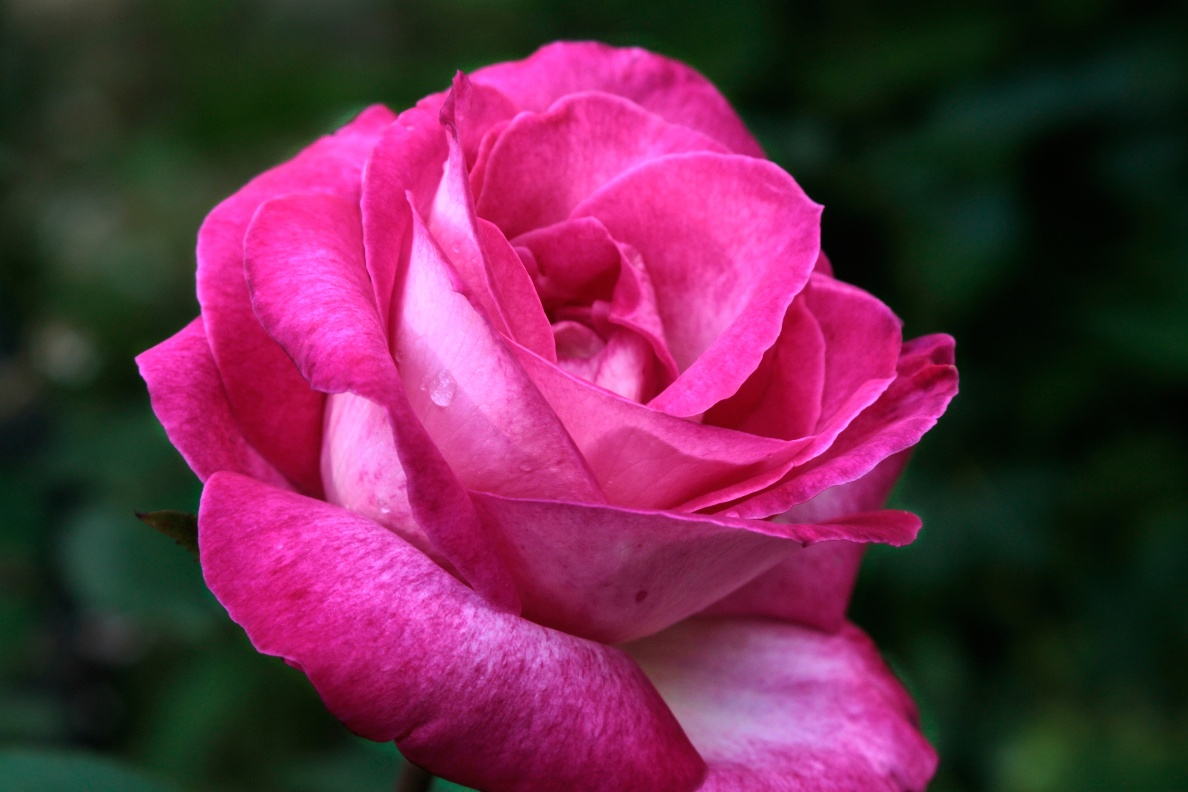
#> input picture CVDLCodeMaster_git/source/ch3/rose.png, 1188 x 792 px, found by its file name
$ python 3-8.py
#> lines starting #> are read from the running program, lines starting #| are printed output that depends on the picture; after the words box and inside, x2 and y2 are one past the last pixel; in counts of white or black regions, pixels touching at a corner belong together
import cv2 as cv

img=cv.imread('source/ch3/rose.png')
#> img is the input picture: shape (792, 1188, 3); mean B, G, R 74.2, 43.7, 103.8
patch=img[250:350,170:270,:]
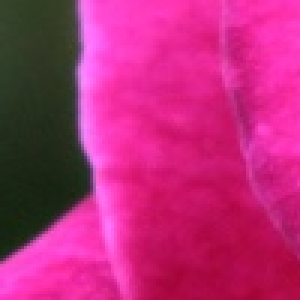
#> patch: shape (100, 100, 3) (shown 3 times larger); mean B, G, R 119.8, 42.9, 183.6

img=cv.rectangle(img,(170,250),(270,350),(255,0,0),3)
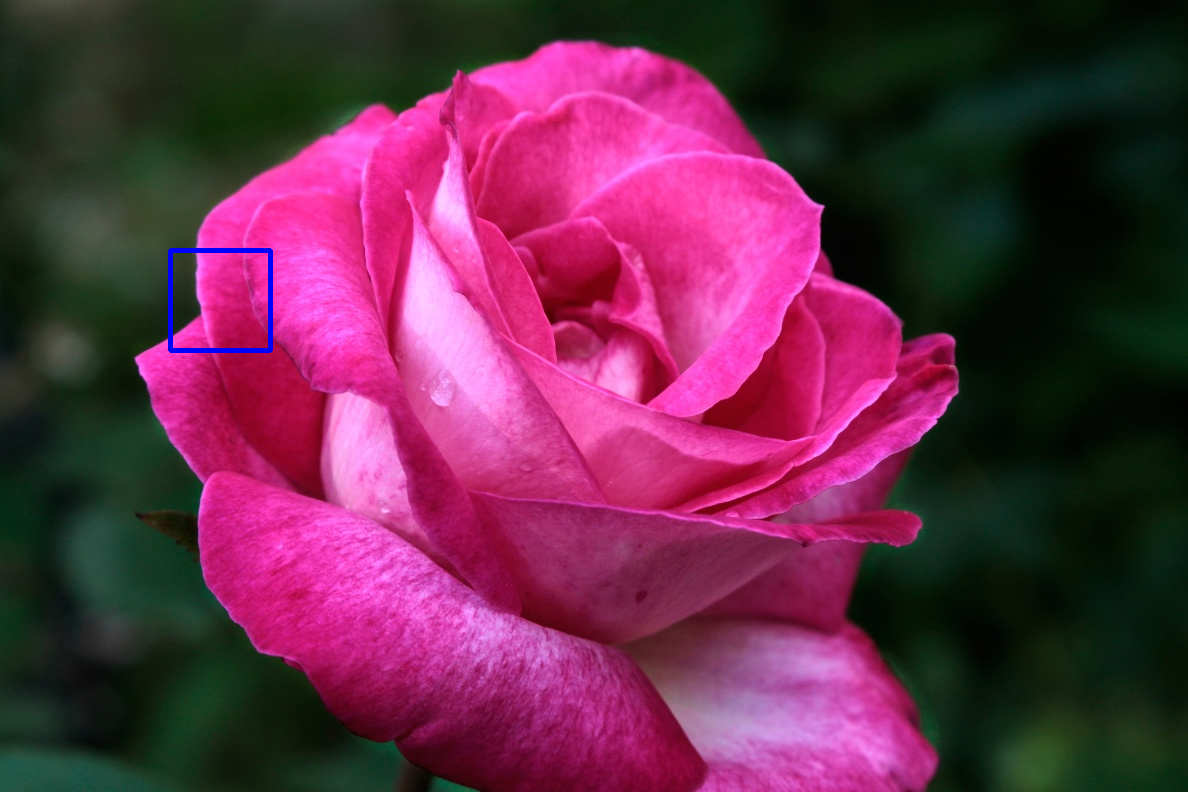
#> img: shape (792, 1188, 3); 0.21% of pixels changed, all inside (x1, y1, x2, y2) = (168, 248, 273, 353)
#?? INTER_NEAREST를 적용한 interpolation
#?? INTER_LINEAR를 적용한 interpolation
#?? INTER_CUBIC을 적용한 interpolation

cv.imshow('Original',img)
#> (the run stopped early here; a loop or call above may not have finished)

$ run again, with CVDLCodeMaster_git/source/ch3/girl_laughing.jpg saved as CVDLCodeMaster_git/source/ch3/rose.png
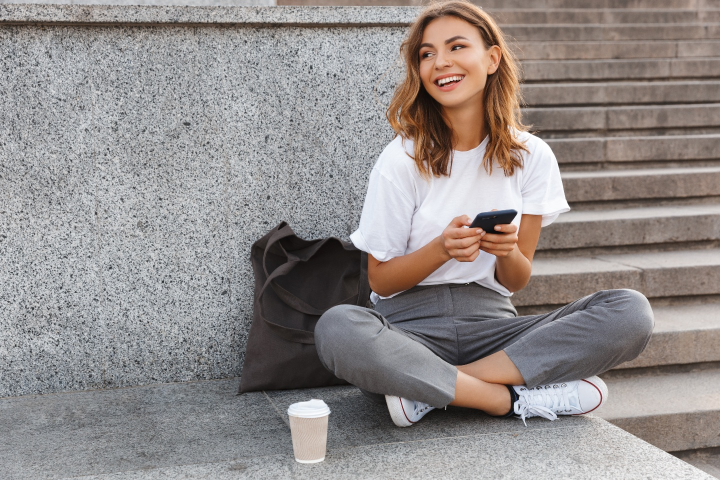
#> input picture CVDLCodeMaster_git/source/ch3/girl_laughing.jpg, 1440 x 960 px, found by its file name (shown at 1/2 size)
#> img is the input picture: shape (960, 1440, 3); mean B, G, R 139.3, 140.7, 146.8
#> `patch=img[250:350,170:270,:]`:
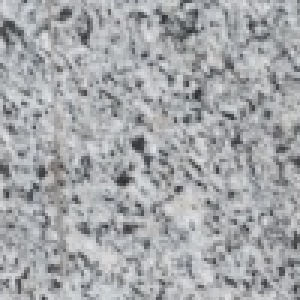
#> patch: shape (100, 100, 3) (shown 3 times larger); mean B, G, R 169.5, 166.7, 165.1
#> `img=cv.rectangle(img,(170,250),(270,350),(255,0,0),3)`:
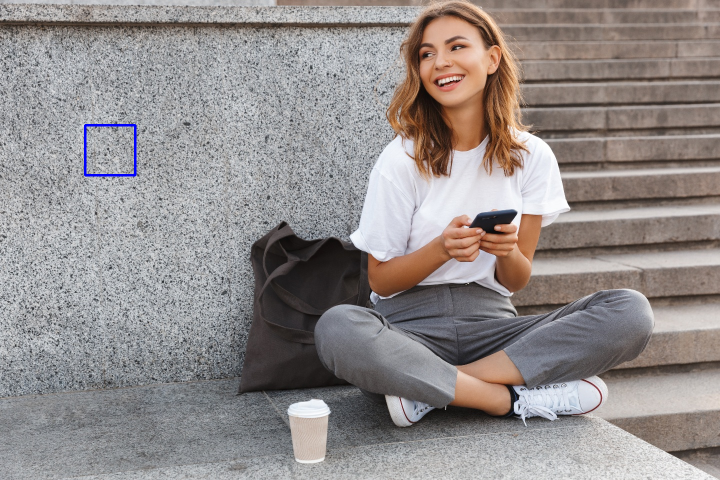
#> img: shape (960, 1440, 3) (shown at 1/2 size); 0.14% of pixels changed, all inside (x1, y1, x2, y2) = (168, 248, 273, 353)
